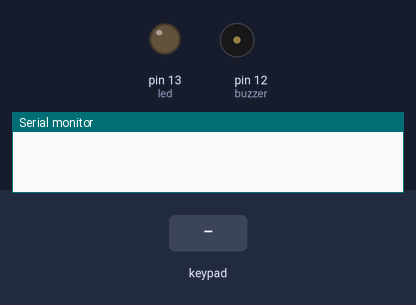
Simulated run of this sketch. Board: Arduino Uno, built with avr-gcc and run on an emulated ATmega328P. Shown: output pins drawn as LEDs (lit = HIGH), buzzer (waves = sounding), the last lines printed to the serial monitor. Inputs (shaded band) come from the test bench.

Above: at 1.2 s.
1.3 s: keypad keys 5 2 4 2 pressed 0.4 s apart
At 1.4 s:
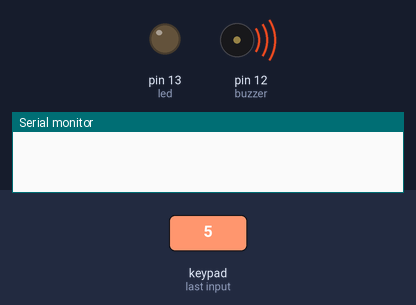
At 4.1 s:
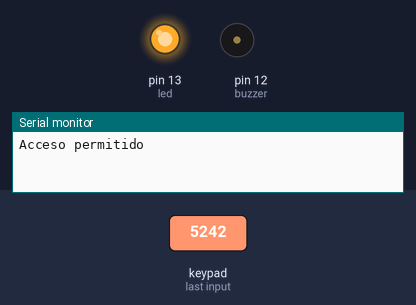
4.4 s: keypad keys 0 0 0 0 pressed 0.4 s apart
At 6.7 s:
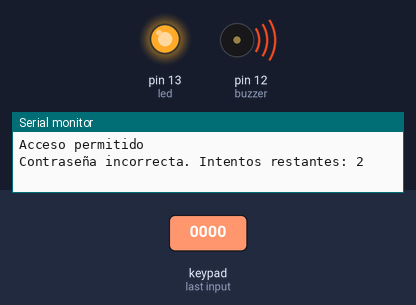
Timing chart, 0 to 8.4 s (numbered marks = the images above; inputs shaded):
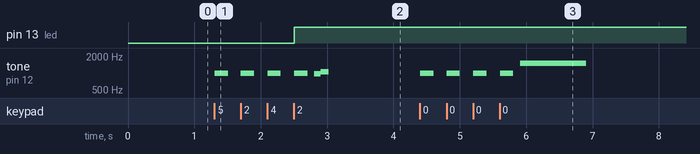

Measured:
- after the input at 1.3 s, pin 13 (led): LOW → HIGH after 1.2 s; tone on pin 12 (buzzer): plays 1000 Hz for 0.20 s, 1000 Hz for 0.20 s, 1000 Hz for 0.20 s, 1000 Hz for 0.20 s, 970 Hz for 0.10 s, 1050 Hz for 0.12 s, starting at once
- after the input at 4.4 s, tone on pin 12 (buzzer): plays 1000 Hz for 0.20 s, 1000 Hz for 0.20 s, 1000 Hz for 0.20 s, 1000 Hz for 0.20 s, 1500 Hz for 1.0 s, starting at once

The sketch:

Caja_fuerte.ino
```cpp
#include <Keypad.h>

const byte ROWS = 4;
const byte COLS = 4;
char password[5];
char match[5] = "5242";  // Contraseña correcta
char off[5] = "0000";    // Contraseña de desbloqueo (apagar)
byte enter = 0;
int led = 13;
int on = 0;
int buzzer = 12;
int attempts = 0;     // Contador de intentos fallidos
int maxAttempts = 3;  // Máximo de intentos permitidos
bool locked = false;  // Estado de bloqueo

// Teclado matricial
char hexaKeys[ROWS][COLS] = {
  { '0', '1', '2', '3' },
  { '4', '5', '6', '7' },
  { '8', '9', 'A', 'B' },
  { 'C', 'D', 'E', 'F' }
};
byte rowPins[ROWS] = { 5, 4, 3, 2 };    //connect to the row pinouts of the keypad
byte colPins[COLS] = { 8, 9, 10, 11 };  //connect to the column pinouts of the keypad

// Crear el objeto Keypad
Keypad customKeypad = Keypad(makeKeymap(hexaKeys), rowPins, colPins, ROWS, COLS);

void setup() {
  Serial.begin(9600);
  pinMode(led, OUTPUT);
}

void loop() {
  char customKey = customKeypad.getKey();

  if (locked) {  // Si está bloqueado, solo aceptar la contraseña de desbloqueo
    if (customKey) {
      password[enter] = customKey;
      tone(buzzer, 1000, 200);
      enter++;
      on++;
    }

    if (on == 4) {
      if (!strcmp(password, off)) {  // Desbloquear con la contraseña de apagar
        digitalWrite(led, LOW);
        enter = 0;
        attempts = 0;    // Reiniciar los intentos
        locked = false;  // Desbloquear el sistema
        delay(300);
        tone(buzzer, 970, 150);
        delay(100);
        tone(buzzer, 900, 120);
      } else {
        enter = 0;  // Si no es la contraseña de desbloqueo, reiniciar
        delay(300);
        tone(buzzer, 1500, 1000);  // Tono de error
      }
      on = 0;
    }
    return;  // No permitir más interacción si está bloqueado
  }

  if (customKey) {  // Si no está bloqueado, aceptar entradas normalmente
    password[enter] = customKey;
    tone(buzzer, 1000, 200);
    enter++;
    on++;
  }

  if (on == 4) {                           // Si se han ingresado 4 caracteres
    if (!strcmp(password, match)) {        // Si la contraseña es correcta
      digitalWrite(led, HIGH);             // Enciende el LED
      Serial.println("Acceso permitido");  // Mensaje en el monitor serial
      enter = 0;
      attempts = 0;  // Reiniciar los intentos si es correcta
      delay(300);
      tone(buzzer, 970, 150);
      delay(100);
      tone(buzzer, 1050, 120);
    } else {                          // Contraseña incorrecta
      attempts++;                     // Incrementar contador de intentos fallidos
      if (attempts >= maxAttempts) {  // Si se excede el número de intentos
        locked = true;                // Bloquear el sistema
        Serial.println("Sistema bloqueado. Ingrese la contraseña de apagado para desbloquear.");
        delay(300);
        tone(buzzer, 1500, 1000);  // Tono de error largo
      } else {
        Serial.println("Contraseña incorrecta. Intentos restantes: " + String(maxAttempts - attempts));
        delay(300);
        tone(buzzer, 1500, 1000);  // Tono de error
      }
    }
    enter = 0;  // Reiniciar el contador de entrada
    on = 0;     // Reiniciar el contador de caracteres ingresados
  }
}
```
